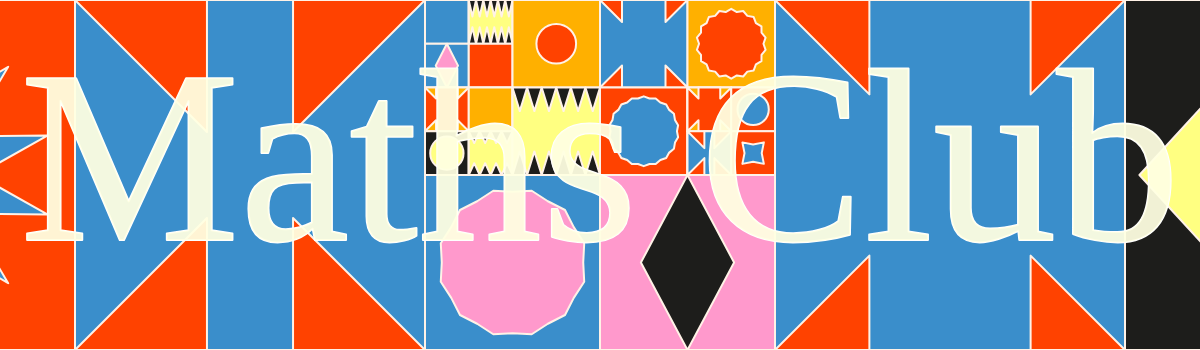
Frame 1 (no input)
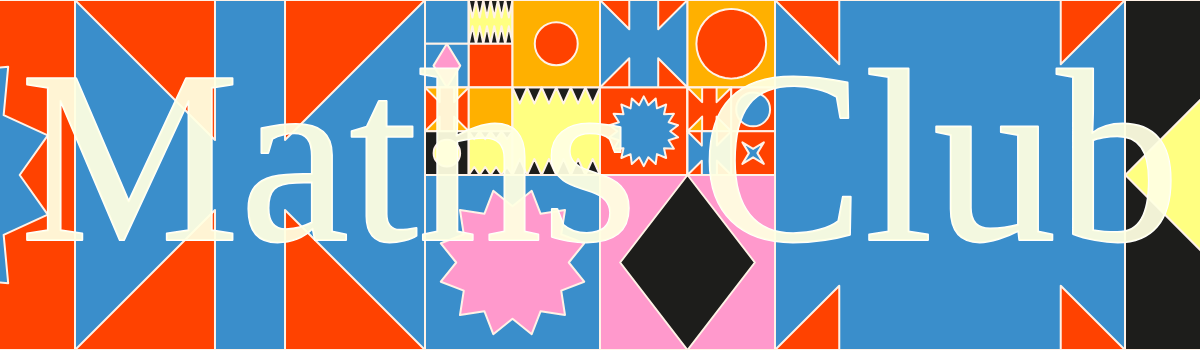
Frame 60 (no input)
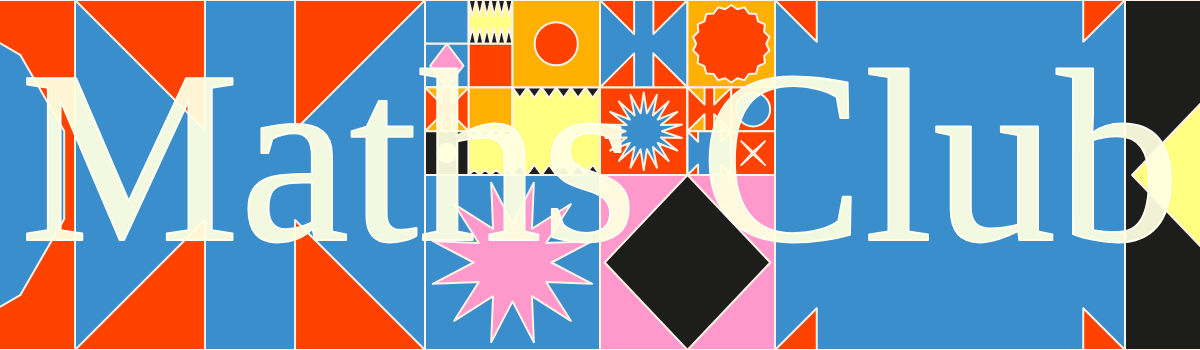
Frame 120 (the mouse pressed at the canvas centre since frame 60)

The p5.js sketch that drew these frames (run headless with seeded random() and noise() and a simulated clock; from frame 60 on, the mouse is pressed at the canvas centre):

// p5.js sketch
// ── sketch.js
let paleta_fundo = "ffff81";
let paleta_contorno = "#fff2e7";
let paleta_cores = [
  "#ffb000",
  "#ff4200",
  "#3a8ecb",
  "#ff99cc",
  "#1d1d1b",
  "#ffff81",
];

let seno_escala = 0.01;

let grade_coluna_qtd;
let grade_linha_qtd;


function setup() {
  createCanvas(windowWidth, 350);
  strokeJoin(ROUND);

  grade_coluna_qtd = floor(random(3, 7));
  let modulo_tamanho = width / grade_coluna_qtd;
  grade_linha_qtd = floor(height / modulo_tamanho);

  modulo_tamanho = height / grade_linha_qtd;
  adjustedWidth = modulo_tamanho * grade_coluna_qtd;

  semente = random(1000);

  // Set text properties once here
  textAlign(CENTER, CENTER);
  textSize(48);
  textFont('SignifierTest');
  fill(255, 255, 255, 255);
  stroke(55, 92, 227, 230);

  describe('EN - Draw a grid of squares and within each square a geometric graphic is drawn...');
}

function draw() {
  background(220);
  randomSeed(semente);
  grade((width - adjustedWidth) / 2, 0, grade_coluna_qtd, grade_linha_qtd, adjustedWidth);

  let baseText = "Maths Club";
  let padding = 20;  // padding so text doesn't touch edges
  let maxTextWidth = width - padding * 2;

  textAlign(CENTER, CENTER);
  textFont('SignifierTest');
  fill(255, 255, 225, 240);
  stroke(255, 255, 255, 255);
  strokeWeight(2);

  // Start with a large font size
  let textSizeValue = 300;
  textSize(textSizeValue);

  let tw = textWidth(baseText);

  if (tw > maxTextWidth) {
    textSizeValue = textSizeValue * (maxTextWidth / tw);
  }

  // Clamp minimum text size so it doesn't get too small or zero
  textSizeValue = max(textSizeValue, 12);
  textSize(textSizeValue);

  // Draw text centered horizontally and vertically in canvas
  text(baseText, width / 2, height / 2);
}

function windowResized() {
  resizeCanvas(windowWidth, 350);

  grade_coluna_qtd = floor(random(3, 7));
  let modulo_tamanho = width / grade_coluna_qtd;
  grade_linha_qtd = floor(height / modulo_tamanho);
  
  modulo_tamanho = height / grade_linha_qtd;
  adjustedWidth = modulo_tamanho * grade_coluna_qtd;

  semente = random(1000);
}


function grade(x_inicial, y_inicial, coluna_qtd, linha_qtd, largura_total) {
  stroke(paleta_contorno);
  strokeWeight(2);
  let modulo_tamanho = largura_total / coluna_qtd;
  let movimento_diferencial = 0;
  
  for ( let j = 0; j < linha_qtd; j++) {
    for ( let i = 0; i < coluna_qtd; i++) {
      
      let x = x_inicial + i * modulo_tamanho;
      let y = y_inicial + j * modulo_tamanho;
      
      let cor_indice = floor(random(paleta_cores.length - 1));
      fill(paleta_cores[cor_indice]);
      rect(x, y, modulo_tamanho, modulo_tamanho);
      fill(paleta_cores[(cor_indice + 1) % paleta_cores.length]);
      
      let movimento = map(sin(frameCount * seno_escala + movimento_diferencial), -1, 1, 0, 1);
      
      let seletor = floor(random(6 + 3));

      // Mouse scale factor for size modulation between 0.9 and 1.1 (subtle effect)
      let mouseScaleX = map(mouseX, 0, width, 0.9, 1.1);
      let mouseScaleY = map(mouseY, 0, height, 0.9, 1.1);
      let mouseScale = (mouseScaleX + mouseScaleY) / 2;

      if (seletor === 0) {
        let raio_externo = (modulo_tamanho / 2 - 5) * mouseScale;
        let raio_interno = raio_externo * movimento;
        let pontas_qtd = [4, 6, 8, 10, 12, 14, 16, 18][floor(random() * 8)];
        estrela(x + modulo_tamanho / 2, y + modulo_tamanho / 2, raio_interno, raio_externo, pontas_qtd, 0);
      }
      
      else if (seletor === 1) {
        let diametro = random(modulo_tamanho / 2, modulo_tamanho) * movimento * mouseScale;
        circle(x + modulo_tamanho / 2, y + modulo_tamanho / 2, diametro);
      }
      
      else if (seletor === 2) {
        let pontas = [3, 5, 7, 9, 11, 13][floor(random(6))];
        let pontas_altura = map(movimento, 0, 1, 0.2, 0.8);
        coroa_dupla(x, y, modulo_tamanho, modulo_tamanho, pontas, pontas_altura);
      }
      
      else if (seletor === 3) {
        let haste_largura = map(movimento, 0, 1, 0.2, 0.8);
        machado(x, y, modulo_tamanho, modulo_tamanho, haste_largura);
      }
      
      else if (seletor === 4) {
        let abertura_largura = random(0.4, 1) * movimento;
        losango(x, y, modulo_tamanho, modulo_tamanho, abertura_largura);
      }
      
      else if (seletor >= 5 && modulo_tamanho > 60) {
        grade(x, y, 2, 2, modulo_tamanho);
      }
      
      movimento_diferencial += 1;
    }
  }
}


// Código adaptado de Alexandre Villares
function estrela(x, y, raio_interno, raio_externo, pontas_qtd, angulo_inicial) {

  let step = TWO_PI / pontas_qtd;
  beginShape();
  for (i = 0; i < pontas_qtd; i++) {
    ang = angulo_inicial + step * i;
    interno_x = x + cos(ang) * raio_interno;
    interno_y = y + sin(ang) * raio_interno;
    vertex(interno_x, interno_y);
    externo_x = x + cos(ang + step / 2.0) * raio_externo;
    externo_y = y + sin(ang + step / 2.0) * raio_externo;
    vertex(externo_x, externo_y);
  }
  endShape(CLOSE);
}


function coroa_simples(x, y, largura, altura, pontas_qtd, pontas_altura_relativa) {
  let pontas_altura = altura * pontas_altura_relativa;
  let pontas_deslocamento = largura / (pontas_qtd - 1);
  let ponta_x, ponta_y;
  beginShape();
  for (i = 0; i < pontas_qtd; i++) {
    ponta_x = x + i * pontas_deslocamento;
    ponta_y = y;
    if (i % 2 != 0) {
      ponta_y = y + pontas_altura;
    }
    vertex(ponta_x, ponta_y);
  }
  vertex(x + largura, ponta_y + altura);
  vertex(x, ponta_y + altura)
  endShape(CLOSE);
 }

function coroa_dupla(x, y, largura, altura, pontas_qtd, pontas_altura_relativa) {
  let pontas_altura = altura * pontas_altura_relativa / 2;
  let pontas_deslocamento = largura / (pontas_qtd - 1);
  beginShape();
  for (let i = 0; i < pontas_qtd; i++) {
    var ponta_x = x + i * pontas_deslocamento;
    var ponta_y = y;
    if (i % 2 !== 0) {
        ponta_y = y + pontas_altura;
    }
    vertex(ponta_x, ponta_y);
  }
  for (let i = 0; i < pontas_qtd; i++) {
    let ponta_x = (x + largura) - (i * pontas_deslocamento);
    let ponta_y = y + altura;
    if (i % 2 !== 0) {
        ponta_y = (y + altura) - pontas_altura;
    }
    vertex(ponta_x, ponta_y);
  }
  endShape(CLOSE);
}

function machado(x, y, largura, altura, haste_largura_relativa) {
  let haste_largura = largura * haste_largura_relativa / 2;
  beginShape();
  vertex(x, y);
  vertex(x + haste_largura, y + haste_largura);
  vertex(x + haste_largura, y);
  vertex(x + (largura - haste_largura), y);
  vertex(x + (largura - haste_largura), y + haste_largura);
  vertex(x + largura, y);
  vertex(x + largura, y + altura);
  vertex(x + (largura - haste_largura), y + (altura - haste_largura));
  vertex(x + (largura - haste_largura), y + altura);
  vertex(x + haste_largura, y + altura);
  vertex(x + haste_largura, y + (altura - haste_largura));
  vertex(x, y + altura);
  endShape(CLOSE);
}


function losango(x, y, largura, altura, abertura_relativa) {
  let abertura_largura = largura * abertura_relativa / 2;
  beginShape();
  vertex(x + abertura_largura, y + altura / 2);
  vertex(x + largura / 2, y);
  vertex(x + (largura - abertura_largura), y + altura / 2);
  vertex(x + largura / 2, y + altura);
  endShape(CLOSE);
}
